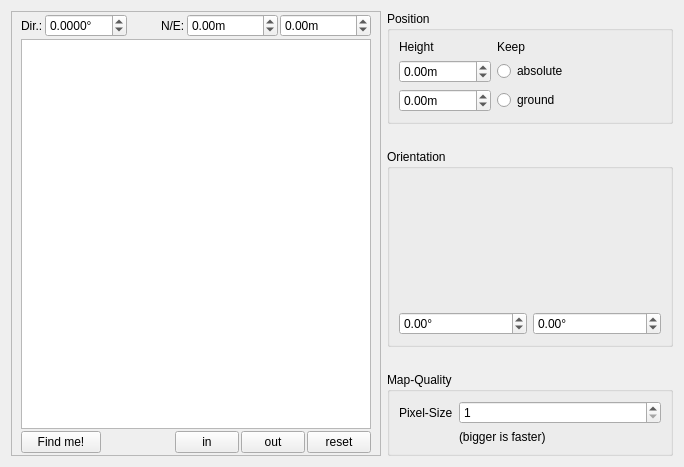
<?xml version="1.0" encoding="UTF-8"?>
<ui version="4.0">
 <class>GraphicalNavigationWidget</class>
 <widget class="QWidget" name="GraphicalNavigationWidget">
  <property name="geometry">
   <rect>
    <x>0</x>
    <y>0</y>
    <width>684</width>
    <height>467</height>
   </rect>
  </property>
  <property name="windowTitle">
   <string>Form</string>
  </property>
  <layout class="QHBoxLayout" name="horizontalLayout" stretch="0,0">
   <item>
    <widget class="QFrame" name="frame">
     <property name="frameShape">
      <enum>QFrame::StyledPanel</enum>
     </property>
     <property name="frameShadow">
      <enum>QFrame::Raised</enum>
     </property>
     <layout class="QVBoxLayout" name="verticalLayout_4">
      <property name="spacing">
       <number>2</number>
      </property>
      <property name="topMargin">
       <number>2</number>
      </property>
      <property name="bottomMargin">
       <number>2</number>
      </property>
      <item>
       <layout class="QHBoxLayout" name="horizontalLayout_2">
        <item>
         <widget class="QLabel" name="label_3">
          <property name="text">
           <string>Dir.:</string>
          </property>
         </widget>
        </item>
        <item>
         <widget class="QDoubleSpinBox" name="yaw">
          <property name="wrapping">
           <bool>true</bool>
          </property>
          <property name="suffix">
           <string>°</string>
          </property>
          <property name="decimals">
           <number>4</number>
          </property>
          <property name="minimum">
           <double>0.000000000000000</double>
          </property>
          <property name="maximum">
           <double>359.999900000000025</double>
          </property>
         </widget>
        </item>
        <item>
         <spacer name="horizontalSpacer_3">
          <property name="orientation">
           <enum>Qt::Horizontal</enum>
          </property>
          <property name="sizeHint" stdset="0">
           <size>
            <width>40</width>
            <height>20</height>
           </size>
          </property>
         </spacer>
        </item>
        <item>
         <widget class="QLabel" name="label_4">
          <property name="toolTip">
           <string>North / East</string>
          </property>
          <property name="text">
           <string>N/E:</string>
          </property>
         </widget>
        </item>
        <item>
         <widget class="QDoubleSpinBox" name="east">
          <property name="maximumSize">
           <size>
            <width>92</width>
            <height>16777215</height>
           </size>
          </property>
          <property name="suffix">
           <string>m</string>
          </property>
          <property name="decimals">
           <number>2</number>
          </property>
          <property name="minimum">
           <double>-99999.000000000000000</double>
          </property>
          <property name="maximum">
           <double>99999.000000000000000</double>
          </property>
         </widget>
        </item>
        <item>
         <widget class="QDoubleSpinBox" name="north">
          <property name="maximumSize">
           <size>
            <width>92</width>
            <height>16777215</height>
           </size>
          </property>
          <property name="suffix">
           <string>m</string>
          </property>
          <property name="decimals">
           <number>2</number>
          </property>
          <property name="minimum">
           <double>-99999.000000000000000</double>
          </property>
          <property name="maximum">
           <double>99999.000000000000000</double>
          </property>
         </widget>
        </item>
       </layout>
      </item>
      <item>
       <widget class="picogen::qt4_gui::NavigationGraphicsView" name="graphicsView">
        <property name="verticalScrollBarPolicy">
         <enum>Qt::ScrollBarAlwaysOff</enum>
        </property>
        <property name="horizontalScrollBarPolicy">
         <enum>Qt::ScrollBarAlwaysOff</enum>
        </property>
        <property name="renderHints">
         <set>QPainter::Antialiasing|QPainter::TextAntialiasing</set>
        </property>
       </widget>
      </item>
      <item>
       <layout class="QHBoxLayout" name="horizontalLayout_4">
        <item>
         <widget class="QPushButton" name="findMe">
          <property name="font">
           <font>
            <pointsize>9</pointsize>
           </font>
          </property>
          <property name="text">
           <string>Find me!</string>
          </property>
          <property name="icon">
           <iconset resource="../../CosyGui/resources.qrc">
            <normaloff>:/navigation/find</normaloff>:/navigation/find</iconset>
          </property>
          <property name="iconSize">
           <size>
            <width>16</width>
            <height>16</height>
           </size>
          </property>
         </widget>
        </item>
        <item>
         <spacer name="horizontalSpacer_2">
          <property name="orientation">
           <enum>Qt::Horizontal</enum>
          </property>
          <property name="sizeHint" stdset="0">
           <size>
            <width>40</width>
            <height>20</height>
           </size>
          </property>
         </spacer>
        </item>
        <item>
         <widget class="QPushButton" name="zoomIn">
          <property name="maximumSize">
           <size>
            <width>64</width>
            <height>16777215</height>
           </size>
          </property>
          <property name="font">
           <font>
            <pointsize>9</pointsize>
           </font>
          </property>
          <property name="text">
           <string>in</string>
          </property>
          <property name="icon">
           <iconset resource="../../CosyGui/resources.qrc">
            <normaloff>:/navigation/zoom-in</normaloff>:/navigation/zoom-in</iconset>
          </property>
          <property name="iconSize">
           <size>
            <width>16</width>
            <height>16</height>
           </size>
          </property>
         </widget>
        </item>
        <item>
         <widget class="QPushButton" name="zoomOut">
          <property name="maximumSize">
           <size>
            <width>64</width>
            <height>16777215</height>
           </size>
          </property>
          <property name="font">
           <font>
            <pointsize>9</pointsize>
           </font>
          </property>
          <property name="text">
           <string>out</string>
          </property>
          <property name="icon">
           <iconset resource="../../CosyGui/resources.qrc">
            <normaloff>:/navigation/zoom-out</normaloff>:/navigation/zoom-out</iconset>
          </property>
          <property name="iconSize">
           <size>
            <width>16</width>
            <height>16</height>
           </size>
          </property>
         </widget>
        </item>
        <item>
         <widget class="QPushButton" name="resetZoom">
          <property name="maximumSize">
           <size>
            <width>64</width>
            <height>16777215</height>
           </size>
          </property>
          <property name="font">
           <font>
            <pointsize>9</pointsize>
           </font>
          </property>
          <property name="text">
           <string>reset</string>
          </property>
          <property name="icon">
           <iconset resource="../../CosyGui/resources.qrc">
            <normaloff>:/navigation/reset</normaloff>:/navigation/reset</iconset>
          </property>
          <property name="iconSize">
           <size>
            <width>16</width>
            <height>16</height>
           </size>
          </property>
         </widget>
        </item>
       </layout>
      </item>
     </layout>
    </widget>
   </item>
   <item>
    <layout class="QVBoxLayout" name="verticalLayout_2">
     <item>
      <widget class="QGroupBox" name="groupBox_2">
       <property name="title">
        <string>Position</string>
       </property>
       <layout class="QGridLayout" name="gridLayout_4">
        <item row="0" column="0">
         <widget class="QLabel" name="label">
          <property name="text">
           <string>Height</string>
          </property>
         </widget>
        </item>
        <item row="1" column="0">
         <widget class="QDoubleSpinBox" name="absoluteHeight">
          <property name="maximumSize">
           <size>
            <width>92</width>
            <height>16777215</height>
           </size>
          </property>
          <property name="suffix">
           <string>m</string>
          </property>
          <property name="decimals">
           <number>2</number>
          </property>
          <property name="minimum">
           <double>-9999999.000000000000000</double>
          </property>
          <property name="maximum">
           <double>9999999.000000000000000</double>
          </property>
         </widget>
        </item>
        <item row="2" column="0">
         <widget class="QDoubleSpinBox" name="relativeHeight">
          <property name="maximumSize">
           <size>
            <width>92</width>
            <height>16777215</height>
           </size>
          </property>
          <property name="suffix">
           <string>m</string>
          </property>
          <property name="decimals">
           <number>2</number>
          </property>
          <property name="minimum">
           <double>-99999.000000000000000</double>
          </property>
          <property name="maximum">
           <double>99999.000000000000000</double>
          </property>
         </widget>
        </item>
        <item row="1" column="2">
         <widget class="QRadioButton" name="keepAbsolute">
          <property name="text">
           <string>absolute</string>
          </property>
         </widget>
        </item>
        <item row="2" column="2">
         <widget class="QRadioButton" name="keepRelative">
          <property name="text">
           <string>ground</string>
          </property>
         </widget>
        </item>
        <item row="0" column="2">
         <widget class="QLabel" name="label_2">
          <property name="text">
           <string>Keep</string>
          </property>
         </widget>
        </item>
       </layout>
      </widget>
     </item>
     <item>
      <spacer name="verticalSpacer">
       <property name="orientation">
        <enum>Qt::Vertical</enum>
       </property>
       <property name="sizeHint" stdset="0">
        <size>
         <width>20</width>
         <height>40</height>
        </size>
       </property>
      </spacer>
     </item>
     <item>
      <widget class="QGroupBox" name="groupBox">
       <property name="title">
        <string>Orientation</string>
       </property>
       <layout class="QGridLayout" name="gridLayout">
        <item row="1" column="0" colspan="2">
         <layout class="QGridLayout" name="gridLayout_3">
          <item row="0" column="0">
           <widget class="picogen::qt4_gui::PitchWidget" name="pitchWidget" native="true">
            <property name="minimumSize">
             <size>
              <width>128</width>
              <height>128</height>
             </size>
            </property>
            <property name="maximumSize">
             <size>
              <width>16777215</width>
              <height>128</height>
             </size>
            </property>
           </widget>
          </item>
          <item row="1" column="0">
           <widget class="QDoubleSpinBox" name="pitch">
            <property name="suffix">
             <string>°</string>
            </property>
            <property name="decimals">
             <number>2</number>
            </property>
            <property name="minimum">
             <double>-90.000000000000000</double>
            </property>
            <property name="maximum">
             <double>90.000000000000000</double>
            </property>
           </widget>
          </item>
          <item row="1" column="1">
           <widget class="QDoubleSpinBox" name="roll">
            <property name="wrapping">
             <bool>true</bool>
            </property>
            <property name="suffix">
             <string>°</string>
            </property>
            <property name="decimals">
             <number>2</number>
            </property>
            <property name="minimum">
             <double>-180.000000000000000</double>
            </property>
            <property name="maximum">
             <double>180.000000000000000</double>
            </property>
           </widget>
          </item>
          <item row="0" column="1">
           <widget class="picogen::qt4_gui::RollWidget" name="rollWidget" native="true">
            <property name="minimumSize">
             <size>
              <width>128</width>
              <height>128</height>
             </size>
            </property>
            <property name="maximumSize">
             <size>
              <width>16777215</width>
              <height>128</height>
             </size>
            </property>
           </widget>
          </item>
         </layout>
        </item>
       </layout>
      </widget>
     </item>
     <item>
      <spacer name="verticalSpacer_4">
       <property name="orientation">
        <enum>Qt::Vertical</enum>
       </property>
       <property name="sizeHint" stdset="0">
        <size>
         <width>20</width>
         <height>40</height>
        </size>
       </property>
      </spacer>
     </item>
     <item>
      <widget class="QGroupBox" name="groupBox_3">
       <property name="title">
        <string>Map-Quality</string>
       </property>
       <layout class="QFormLayout" name="formLayout">
        <property name="fieldGrowthPolicy">
         <enum>QFormLayout::AllNonFixedFieldsGrow</enum>
        </property>
        <item row="0" column="0">
         <widget class="QLabel" name="label_6">
          <property name="text">
           <string>Pixel-Size</string>
          </property>
         </widget>
        </item>
        <item row="0" column="1">
         <widget class="QSpinBox" name="pixelSize">
          <property name="minimum">
           <number>1</number>
          </property>
          <property name="maximum">
           <number>16</number>
          </property>
         </widget>
        </item>
        <item row="1" column="1">
         <widget class="QLabel" name="label_7">
          <property name="text">
           <string>(bigger is faster)</string>
          </property>
         </widget>
        </item>
       </layout>
      </widget>
     </item>
    </layout>
   </item>
  </layout>
 </widget>
 <customwidgets>
  <customwidget>
   <class>picogen::qt4_gui::RollWidget</class>
   <extends>QWidget</extends>
   <header>rollwidget.h</header>
   <container>1</container>
  </customwidget>
  <customwidget>
   <class>picogen::qt4_gui::PitchWidget</class>
   <extends>QWidget</extends>
   <header>pitchwidget.h</header>
   <container>1</container>
  </customwidget>
  <customwidget>
   <class>picogen::qt4_gui::NavigationGraphicsView</class>
   <extends>QGraphicsView</extends>
   <header>navigationgraphicsview.h</header>
  </customwidget>
 </customwidgets>
 <resources>
  <include location="../../CosyGui/resources.qrc"/>
 </resources>
 <connections/>
</ui>
